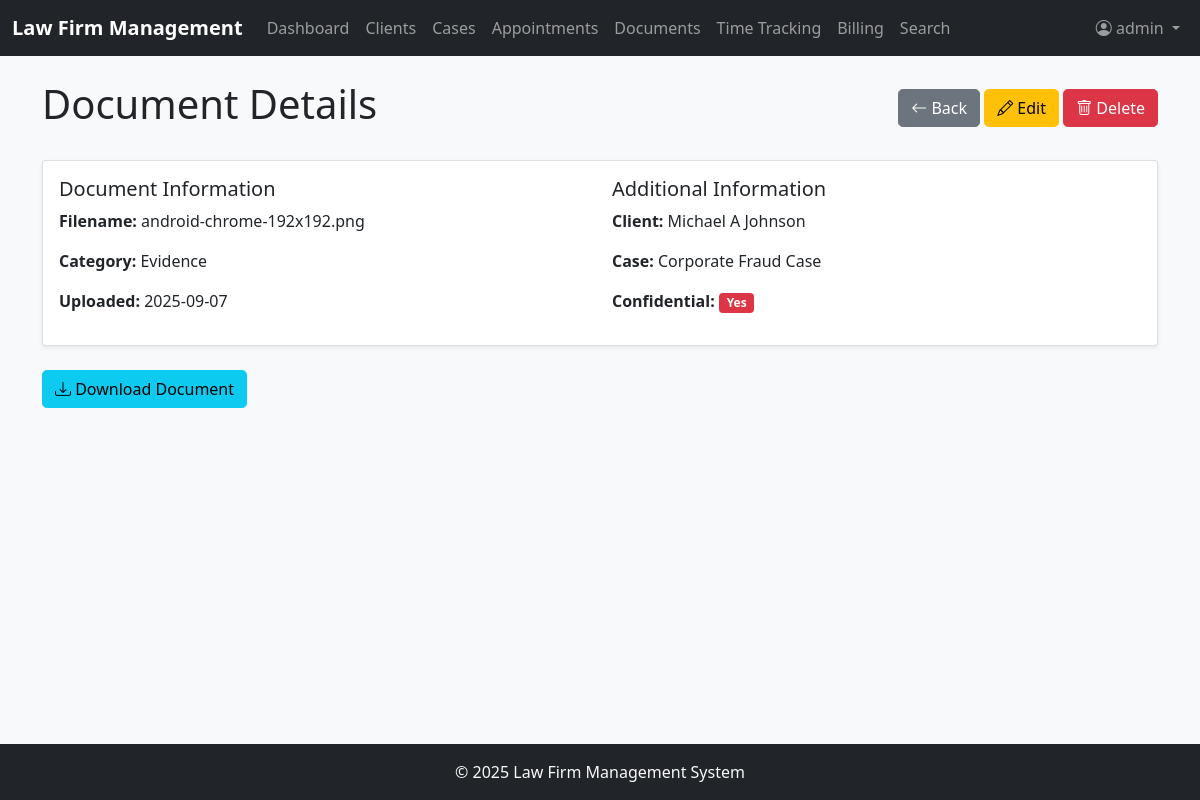
The app's page /documents/1 (signed in) with its own data.
### app/models.py (models this page shows, shortened)
class User(UserMixin, db.Model):
    id = db.Column(db.Integer, primary_key=True)
    username = db.Column(db.String(64), index=True, unique=True)
    email = db.Column(db.String(120), index=True, unique=True)
    password_hash = db.Column(db.String(128))
    first_name = db.Column(db.String(64))
    last_name = db.Column(db.String(64))
    role = db.Column(db.String(20))  # 'lawyer', 'staff', 'admin'
    hourly_rate = db.Column(db.Float)
    cases = db.relationship('Case', secondary=case_assignments, backref=db.backref('assigned_users', lazy='dynamic'))
    time_entries = db.relationship('TimeEntry', backref='user', lazy='dynamic')

class Document(db.Model):
    id = db.Column(db.Integer, primary_key=True)
    filename = db.Column(db.String(256))
    original_filename = db.Column(db.String(256))
    category = db.Column(db.String(64))  # Contracts, Evidence, Court Filings, etc.
    description = db.Column(db.Text)
    confidential = db.Column(db.Boolean, default=False)
    version = db.Column(db.Integer, default=1)
    client_id = db.Column(db.Integer, db.ForeignKey('client.id'))
    case_id = db.Column(db.Integer, db.ForeignKey('case.id'))
    uploaded_at = db.Column(db.DateTime, default=datetime.utcnow)
    uploaded_by = db.Column(db.Integer, db.ForeignKey('user.id'))

class Client(db.Model):
    id = db.Column(db.Integer, primary_key=True)
    first_name = db.Column(db.String(64))
    last_name = db.Column(db.String(64))
    email = db.Column(db.String(120))
    phone = db.Column(db.String(20))
    address = db.Column(db.String(256))
    company = db.Column(db.String(128))
    category = db.Column(db.String(64))
    notes = db.Column(db.Text)
    cases = db.relationship('Case', backref='client', lazy='dynamic')
    appointments = db.relationship('Appointment', backref='client', lazy='dynamic')
    documents = db.relationship('Document', backref='client', lazy='dynamic')

class Case(db.Model):
    id = db.Column(db.Integer, primary_key=True)
    case_number = db.Column(db.String(20), unique=True)
    title = db.Column(db.String(128))
    description = db.Column(db.Text)
    status = db.Column(db.String(20))  # Open, In Progress, On Hold, Closed, Archived
    priority = db.Column(db.String(20))  # Low, Medium, High, Urgent
    practice_area = db.Column(db.String(64))
    case_type = db.Column(db.String(64))
    budget = db.Column(db.Float)
    client_id = db.Column(db.Integer, db.ForeignKey('client.id'))
    appointments = db.relationship('Appointment', backref='case', lazy='dynamic')
    documents = db.relationship('Document', backref='case', lazy='dynamic')
    time_entries = db.relationship('TimeEntry', backref='case', lazy='dynamic')
    invoices = db.relationship('Invoice', backref='case', lazy='dynamic')
    created_at = db.Column(db.DateTime, default=datetime.utcnow)
    updated_at = db.Column(db.DateTime, default=datetime.utcnow, onupdate=datetime.utcnow)

### app/routes.py (the view)
@app.route('/documents/<int:id>', methods=['GET'])
@login_required
def document_detail(id):
    document = Document.query.get_or_404(id)
    return render_template('document_detail.html', document=document)

### app/__init__.py (called while the page is built)
@login.user_loader
def load_user(id):
    return User.query.get(int(id))

### app/templates/document_detail.html (shortened to what this page needs)
{% extends "base.html" %}
{% block content %}
<div class="d-flex justify-content-between align-items-center mb-4">
    <h1>Document Details</h1>
    <div>
        <a href="{{ request.referrer or url_for('documents') }}" class="btn btn-secondary">
            <i class="bi bi-arrow-left"></i> Back
        </a>
        <a href="{{ url_for('edit_document', id=document.id) }}" class="btn btn-warning">
            <i class="bi bi-pencil"></i> Edit
        </a>
        <button type="button" class="btn btn-danger" onclick="confirmDelete({{ document.id }}, '{{ document.original_filename }}')">
            <i class="bi bi-trash"></i> Delete
        </button>
    </div>
</div>
<div class="card mb-4">
    <div class="card-body">
        <div class="row">
            <div class="col-md-6">
                <h5>Document Information</h5>
                <p><strong>Filename:</strong> {{ document.original_filename }}</p>
                <p><strong>Category:</strong> {{ document.category }}</p>
                <p><strong>Uploaded:</strong> {{ document.uploaded_at.strftime('%Y-%m-%d') }}</p>
            </div>
            <div class="col-md-6">
                <h5>Additional Information</h5>
                <p><strong>Client:</strong> {{ document.client.first_name }} {{ document.client.last_name }}</p>
                <p><strong>Case:</strong> {{ document.case.title if document.case else '-' }}</p>
                <p>
                    <strong>Confidential:</strong>
                    {% if document.confidential %}
                    <span class="badge bg-danger">Yes</span>
                    {% else %}
                    <span class="badge bg-success">No</span>
                    {% endif %}
                </p>
            </div>
        </div>
    </div>
</div>
<a href="{{ url_for('download_document', id=document.id) }}" class="btn btn-info">
    <i class="bi bi-download"></i> Download Document
</a>
{% endblock %}

### app/templates/base.html (shortened to what this page needs)
<!DOCTYPE html>
<html lang="en">
  <head>
    <link
      href="https://cdn.jsdelivr.net/npm/bootstrap@5.1.3/dist/css/bootstrap.min.css"
      rel="stylesheet"
    />
    <link
      rel="stylesheet"
      href="https://cdn.jsdelivr.net/npm/bootstrap-icons@1.8.1/font/bootstrap-icons.css"
    />
    <link
      href="{{ url_for('static', filename='css/style.css') }}"
      rel="stylesheet"
    />
  </head>
  <body class="d-flex flex-column min-vh-100">
    <nav class="navbar navbar-expand-lg navbar-dark bg-dark">
      <div class="container-fluid">
        <a class="navbar-brand" href="{{ url_for('dashboard') }}"
          >Law Firm Management</a
        >
        <div class="collapse navbar-collapse" id="navbarNav">
          <ul class="navbar-nav me-auto">
            <li class="nav-item">
              <a
                class="nav-link {% if request.endpoint == 'dashboard' %}active{% endif %}"
                href="{{ url_for('dashboard') }}"
              >
                Dashboard
              </a>
            </li>
            <li class="nav-item">
              <a
                class="nav-link {% if request.endpoint == 'clients' %}active{% endif %}"
                href="{{ url_for('clients') }}"
              >
                Clients
              </a>
            </li>
            <li class="nav-item">
              <a
                class="nav-link {% if request.endpoint == 'cases' %}active{% endif %}"
                href="{{ url_for('cases') }}"
              >
                Cases
              </a>
            </li>
            <li class="nav-item">
              <a
                class="nav-link {% if request.endpoint == 'appointments' %}active{% endif %}"
                href="{{ url_for('appointments') }}"
              >
                Appointments
              </a>
            </li>
            <li class="nav-item">
              <a
                class="nav-link {% if request.endpoint == 'documents' %}active{% endif %}"
                href="{{ url_for('documents') }}"
              >
                Documents
              </a>
            </li>
            <li class="nav-item">
              <a
                class="nav-link {% if request.endpoint == 'time_tracking' %}active{% endif %}"
                href="{{ url_for('time_tracking') }}"
              >
                Time Tracking
              </a>
            </li>
            <li class="nav-item">
              <a
                class="nav-link {% if request.endpoint == 'billing' %}active{% endif %}"
                href="{{ url_for('billing') }}"
              >
                Billing
              </a>
            </li>
            <li class="nav-item">
              <a
                class="nav-link {% if request.endpoint == 'search' %}active{% endif %}"
                href="{{ url_for('search') }}"
              >
                Search
              </a>
            </li>
          </ul>
          <ul class="navbar-nav">
            {% if current_user.is_anonymous %}
            <li class="nav-item">
              <a class="nav-link" href="{{ url_for('login') }}">Login</a>
            </li>
            {% else %}
            <li class="nav-item dropdown">
              <a
                class="nav-link dropdown-toggle"
                href="#"
                id="navbarDropdown"
                role="button"
                data-bs-toggle="dropdown"
              >
                <i class="bi bi-person-circle"></i> {{ current_user.username }}
              </a>
            </li>
            {% endif %}
          </ul>
        </div>
      </div>
    </nav>
    <main class="flex-grow-1 container mt-4">
       {% block content %}{% endblock %}
    </main>
    <footer class="footer mt-auto py-3 bg-dark text-light">
      <div class="container text-center">
        <span>© <span id="year"></span> Law Firm Management System</span>
      </div>
    </footer>
  </body>
</html>

### app/static/css/style.css (style rules this page uses)
body { font-family: 'Segoe UI', Tahoma, Geneva, Verdana, sans-serif; background-color: #f8f9fa; }
.footer { margin-top: auto; padding: 1rem 0; background-color: #343a40; color: #fff; }
.card { box-shadow: 0 0.125rem 0.25rem rgba(0, 0, 0, 0.075); border: 1px solid rgba(0, 0, 0, 0.125); }
.badge { font-size: 0.75em; }
.navbar-brand { font-weight: bold; }
.btn { border-radius: 0.3rem; }

### records on screen
User: username "admin"
Document: original_filename "android-chrome-192x192.png", category "Evidence", uploaded_at "2025-09-07"
Client: client.first_name "Michael A", client.last_name "Johnson"
Case: case "Corporate Fraud Case"
